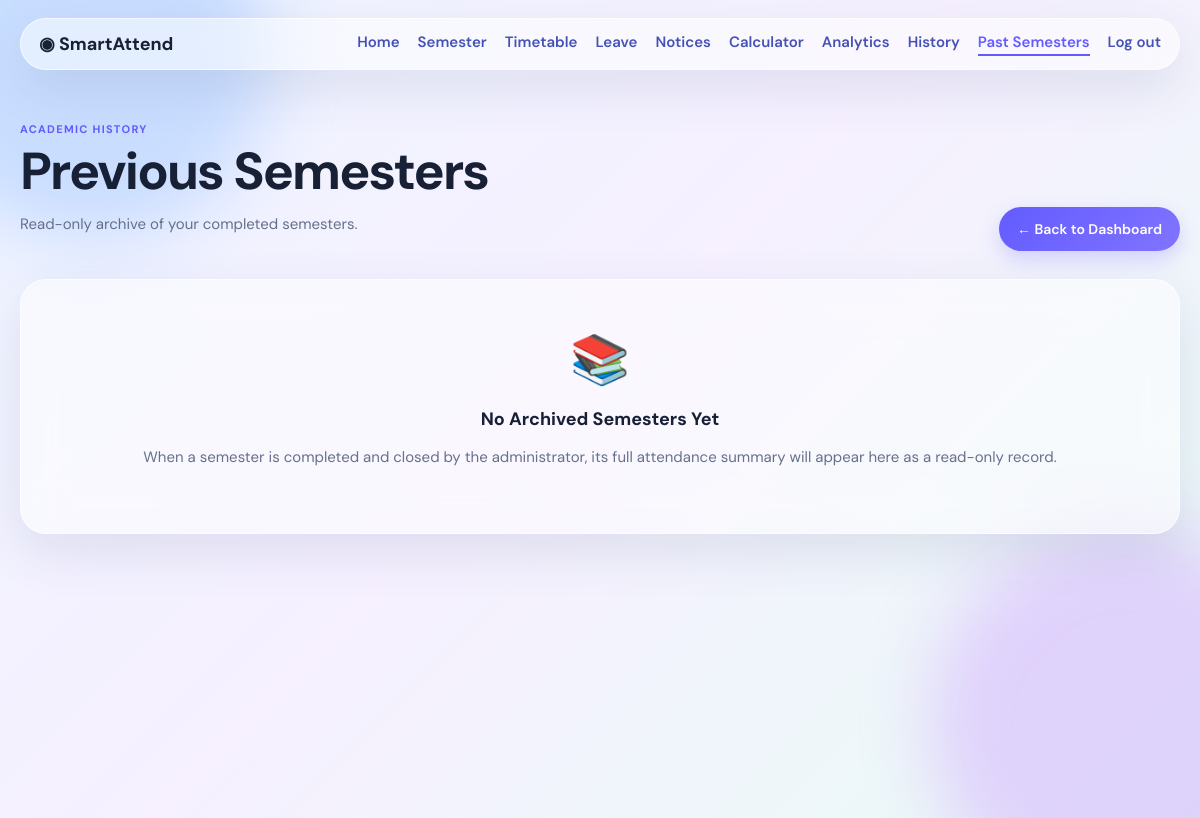
The app's page /academic-history (signed in), older data.
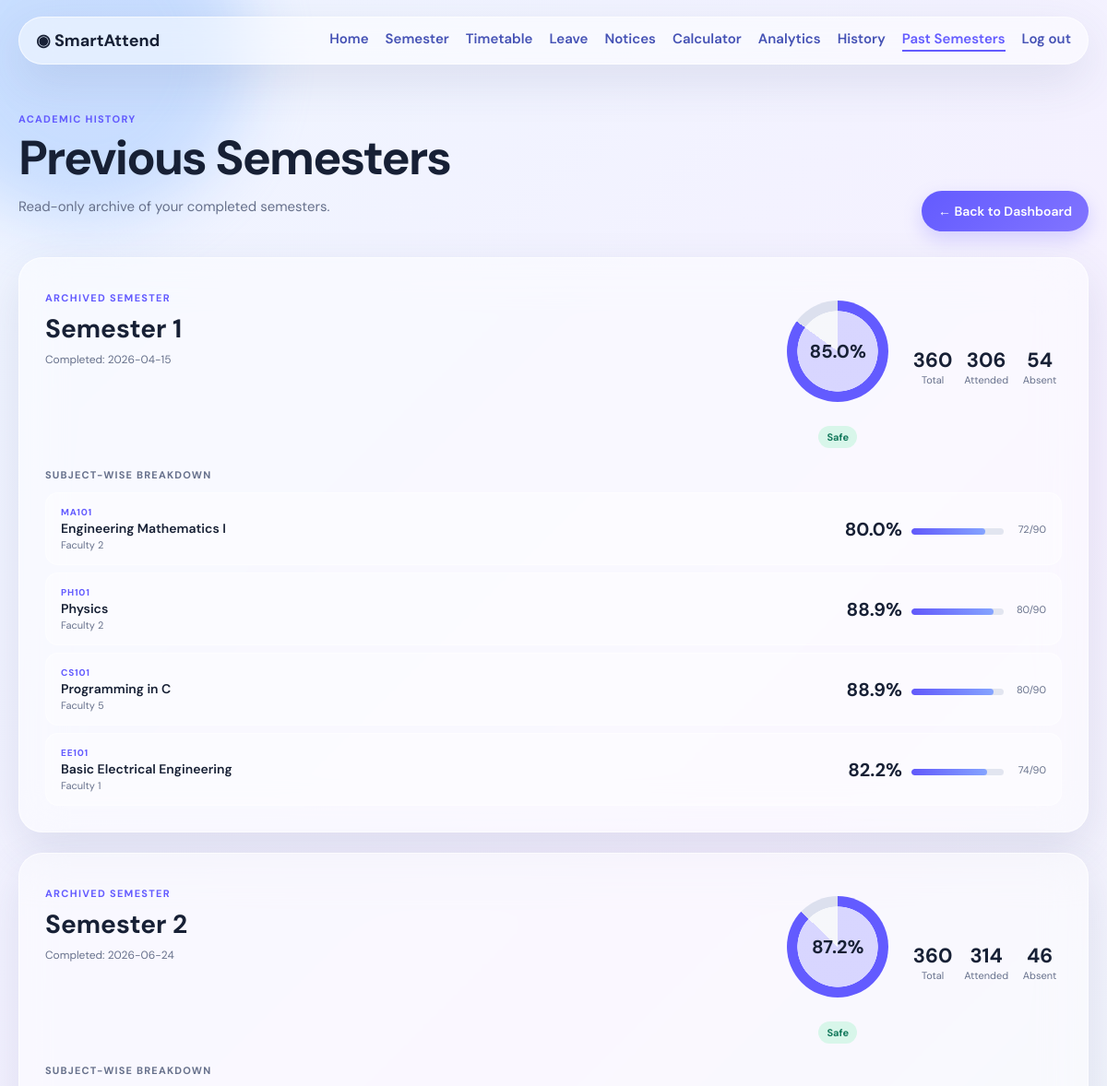
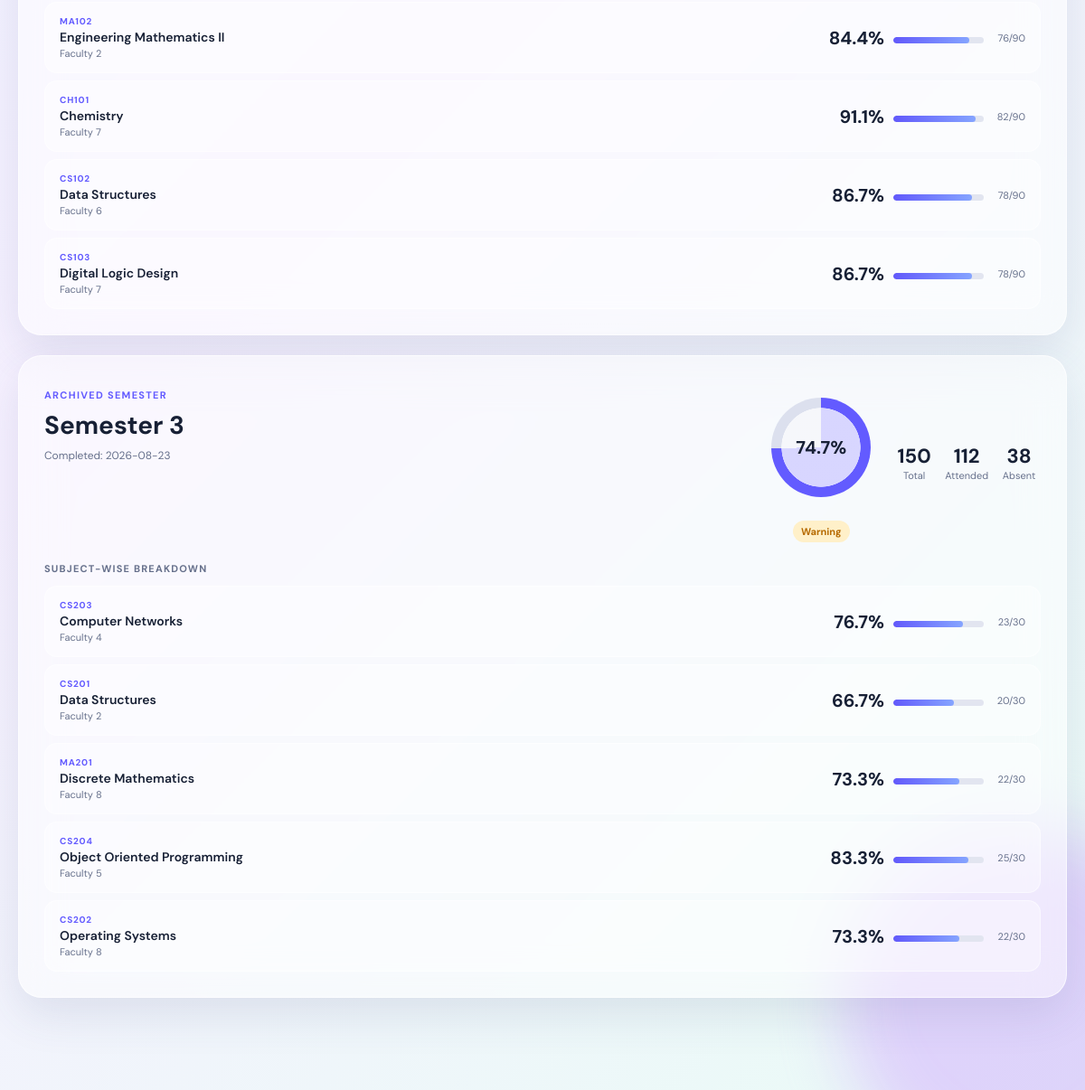
The same page, newer data (2 pictures, top to bottom).
### tables this page shows
CREATE TABLE academic_history (
    id INTEGER PRIMARY KEY,
    student_id INTEGER NOT NULL,
    semester_number INTEGER NOT NULL,
    semester_label TEXT NOT NULL,
    total_classes INTEGER NOT NULL DEFAULT 0,
    attended_classes INTEGER NOT NULL DEFAULT 0,
    absent_classes INTEGER NOT NULL DEFAULT 0,
    percentage REAL NOT NULL DEFAULT 0,
    subjects_json TEXT NOT NULL DEFAULT '[]',
    closed_at TEXT NOT NULL DEFAULT CURRENT_TIMESTAMP,
    FOREIGN KEY(student_id) REFERENCES students(id)
);

### app.py (the view)
@app.route('/academic-history')
@student_required
def academic_history():
    conn = get_db()
    s = student(conn)
    history_rows = conn.execute(
        'SELECT * FROM academic_history WHERE student_id=? ORDER BY semester_number ASC',
        (s['id'],),
    ).fetchall()
    history = []
    for row in history_rows:
        entry = dict(row)
        entry['subjects'] = json.loads(entry['subjects_json'])
        entry['status'] = status_label(entry['percentage']) if entry['total_classes'] else 'none'
        history.append(entry)
    conn.close()
    return render_template('academic_history.html', student=s, history=history)

### app.py (called while the page is built)
def status_label(value):
    return 'safe' if value >= 75 else ('warning' if value >= 65 else 'critical')

def student_required(f):
    @wraps(f)
    def inner(*args, **kwargs):
        if not session.get('student_id'):
            return redirect(url_for('login'))
        return f(*args, **kwargs)
    return inner

def student(conn):
    return conn.execute('SELECT * FROM students WHERE id=?', (session['student_id'],)).fetchone()

### database.py (called while the page is built)
def get_db():
    conn = sqlite3.connect(DB_PATH)
    conn.row_factory = sqlite3.Row
    conn.execute('PRAGMA foreign_keys = ON')
    return conn

### templates/academic_history.html (shortened to what this page needs)
{% extends 'base.html' %}
{% block content %}
<div class="welcome">
<div>
<span class="eyebrow">ACADEMIC HISTORY</span>
<h1>Previous Semesters</h1>
<p>Read-only archive of your completed semesters.</p>
</div>
<a class="pill" href="{{ url_for('dashboard') }}">← Back to Dashboard</a>
</div>
{% if not history %}
<article class="glass notice-card" style="text-align:center;padding:48px 32px;">
  <div style="font-size:48px;margin-bottom:16px">📚</div>
  <h3>No Archived Semesters Yet</h3>
  <p>When a semester is completed and closed by the administrator, its full attendance summary will appear here as a read-only record.</p>
</article>
{% else %}
{% for h in history %}
<article class="glass history-sem-card">
  <div class="history-sem-header">
    <div class="history-sem-info">
      <span class="eyebrow">ARCHIVED SEMESTER</span>
      <h2>{{ h['semester_label'] }}</h2>
      <span class="history-closed-at">Completed: {{ h['closed_at'][:10] }}</span>
    </div>
    <div class="history-sem-stats">
      <div class="history-ring-wrap">
        <div class="ring" style="--pct:{{ h['percentage'] }};width:110px;height:110px">
          <b style="font-size:20px">{{ h['percentage'] }}%</b>
        </div>
        <b class="badge {{ h['status'] }}">{{ h['status'] }}</b>
      </div>
      <div class="history-metrics">
        <div><b>{{ h['total_classes'] }}</b><span>Total</span></div>
        <div><b>{{ h['attended_classes'] }}</b><span>Attended</span></div>
        <div><b>{{ h['absent_classes'] }}</b><span>Absent</span></div>
      </div>
    </div>
  </div>
  {% if h['subjects'] %}
  <div class="history-subjects-title">
    <span>Subject-wise Breakdown</span>
  </div>
  <div class="history-subjects-grid">
    {% for s in h['subjects'] %}
    <div class="history-subject-row glass-inner">
      <div class="hsr-left">
        <span class="hsr-code">{{ s['code'] or '—' }}</span>
        <span class="hsr-name">{{ s['name'] }}</span>
        {% if s['faculty'] %}<span class="hsr-faculty">{{ s['faculty'] }}</span>{% endif %}
      </div>
      <div class="hsr-right">
        <b class="hsr-pct">{{ s['percentage'] }}%</b>
        <div class="progress" style="width:100px"><i style="width:{{ s['percentage'] }}%"></i></div>
        <span class="hsr-detail">{{ s['attended'] }}/{{ s['total'] }}</span>
      </div>
    </div>
    {% endfor %}
  </div>
  {% endif %}
</article>
{% endfor %}
{% endif %}
{% endblock %}

Row changes from the older to the newer data that the page shows:
added academic_history: semester_label "Semester 1", closed_at "2026-04-15", percentage "85.0", status "Safe", total_classes "360", attended_classes "306", absent_classes "54", s "MA101" "PH101" "CS101" "EE101", name "Engineering Mathematics I" "Physics" "Programming in C" "Basic Electrical Engineering", faculty "Faculty 2" "Faculty 2" "Faculty 5" "Faculty 1", percentage "80.0" "88.9" "88.9" "82.2", attended "72" "80" "80" "74", total "90" "90" "90" "90"
added academic_history: semester_label "Semester 2", closed_at "2026-06-24", percentage "87.2", status "Safe", total_classes "360", attended_classes "314", absent_classes "46", s "MA102" "CH101" "CS102" "CS103", name "Engineering Mathematics II" "Chemistry" "Data Structures" "Digital Logic Design", faculty "Faculty 2" "Faculty 7" "Faculty 6" "Faculty 7", percentage "84.4" "91.1" "86.7" "86.7", attended "76" "82" "78" "78", total "90" "90" "90" "90"
added academic_history: semester_label "Semester 3", closed_at "2026-08-23", percentage "74.7", status "Warning", total_classes "150", attended_classes "112", absent_classes "38", s "CS203" "CS201" "MA201" "CS204" "CS202", name "Computer Networks" "Data Structures" "Discrete Mathematics" "Object Oriented Programming" "Operating Systems", faculty "Faculty 4" "Faculty 2" "Faculty 8" "Faculty 5" "Faculty 8", percentage "76.7" "66.7" "73.3" "83.3" "73.3", attended "23" "20" "22" "25" "22", total "30" "30" "30" "30" "30"
Text that changed along with them:
text no longer shown: "📚 No Archived Semesters Yet When a semester is completed and closed by the administrator, its full attendance summary will appear here as a read-only record."
